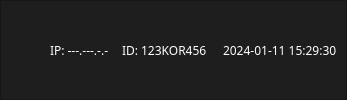
     <widget class="QFrame" name="footer">
      <property name="styleSheet">
       <string notr="true">background-color: #1E1E1E;
color: #FFFFFF;
font: inter 16px;
font-style: normal;</string>
      </property>
      <property name="frameShape">
       <enum>QFrame::StyledPanel</enum>
      </property>
      <property name="frameShadow">
       <enum>QFrame::Raised</enum>
      </property>
      <layout class="QHBoxLayout" name="horizontalLayout_5">
       <property name="spacing">
        <number>6</number>
       </property>
       <property name="leftMargin">
        <number>9</number>
       </property>
       <property name="topMargin">
        <number>5</number>
       </property>
       <property name="rightMargin">
        <number>9</number>
       </property>
       <property name="bottomMargin">
        <number>5</number>
       </property>
       <item>
        <spacer name="horizontalSpacer_2">
         <property name="orientation">
          <enum>Qt::Horizontal</enum>
         </property>
         <property name="sizeHint" stdset="0">
          <size>
           <width>40</width>
           <height>20</height>
          </size>
         </property>
        </spacer>
       </item>
       <item>
        <widget class="QLabel" name="ipaddr_foot">
         <property name="sizePolicy">
          <sizepolicy hsizetype="Preferred" vsizetype="Preferred">
           <horstretch>0</horstretch>
           <verstretch>0</verstretch>
          </sizepolicy>
         </property>
         <property name="minimumSize">
          <size>
           <width>0</width>
           <height>0</height>
          </size>
         </property>
         <property name="styleSheet">
          <string notr="true">color: #FFFFFF;</string>
         </property>
         <property name="text">
          <string>IP: ---.---.-.-</string>
         </property>
        </widget>
       </item>
       <item>
        <spacer name="horizontalSpacer_5">
         <property name="orientation">
          <enum>Qt::Horizontal</enum>
         </property>
         <property name="sizeType">
          <enum>QSizePolicy::Minimum</enum>
         </property>
         <property name="sizeHint" stdset="0">
          <size>
           <width>7</width>
           <height>20</height>
          </size>
         </property>
        </spacer>
       </item>
       <item>
        <widget class="QLabel" name="usrid_foot">
         <property name="text">
          <string>ID: 123KOR456</string>
         </property>
        </widget>
       </item>
       <item>
        <spacer name="horizontalSpacer_3">
         <property name="orientation">
          <enum>Qt::Horizontal</enum>
         </property>
         <property name="sizeType">
          <enum>QSizePolicy::Maximum</enum>
         </property>
         <property name="sizeHint" stdset="0">
          <size>
           <width>10</width>
           <height>20</height>
          </size>
         </property>
        </spacer>
       </item>
       <item>
        <widget class="QLabel" name="datetime_foot">
         <property name="text">
          <string>2024-01-11 15:29:30</string>
         </property>
        </widget>
       </item>
      </layout>
     </widget>
